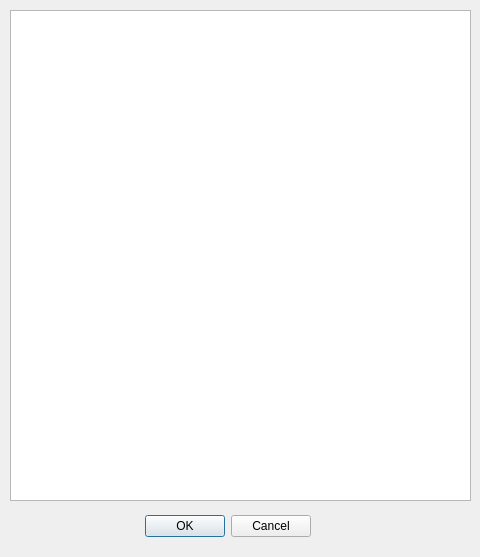
<?xml version="1.0" encoding="UTF-8"?>
<ui version="4.0">
 <class>Boleto</class>
 <widget class="QDialog" name="Boleto">
  <property name="geometry">
   <rect>
    <x>0</x>
    <y>0</y>
    <width>480</width>
    <height>557</height>
   </rect>
  </property>
  <property name="windowTitle">
   <string>Dialog</string>
  </property>
  <widget class="QDialogButtonBox" name="buttonBox">
   <property name="geometry">
    <rect>
     <x>130</x>
     <y>510</y>
     <width>181</width>
     <height>32</height>
    </rect>
   </property>
   <property name="orientation">
    <enum>Qt::Horizontal</enum>
   </property>
   <property name="standardButtons">
    <set>QDialogButtonBox::Cancel|QDialogButtonBox::Ok</set>
   </property>
  </widget>
  <widget class="QPlainTextEdit" name="outImprebole">
   <property name="geometry">
    <rect>
     <x>10</x>
     <y>10</y>
     <width>461</width>
     <height>491</height>
    </rect>
   </property>
   <property name="font">
    <font>
     <family>Rockwell Nova</family>
     <pointsize>12</pointsize>
    </font>
   </property>
  </widget>
 </widget>
 <resources/>
 <connections>
  <connection>
   <sender>buttonBox</sender>
   <signal>accepted()</signal>
   <receiver>Boleto</receiver>
   <slot>accept()</slot>
   <hints>
    <hint type="sourcelabel">
     <x>248</x>
     <y>254</y>
    </hint>
    <hint type="destinationlabel">
     <x>157</x>
     <y>274</y>
    </hint>
   </hints>
  </connection>
  <connection>
   <sender>buttonBox</sender>
   <signal>rejected()</signal>
   <receiver>Boleto</receiver>
   <slot>reject()</slot>
   <hints>
    <hint type="sourcelabel">
     <x>316</x>
     <y>260</y>
    </hint>
    <hint type="destinationlabel">
     <x>286</x>
     <y>274</y>
    </hint>
   </hints>
  </connection>
 </connections>
</ui>
